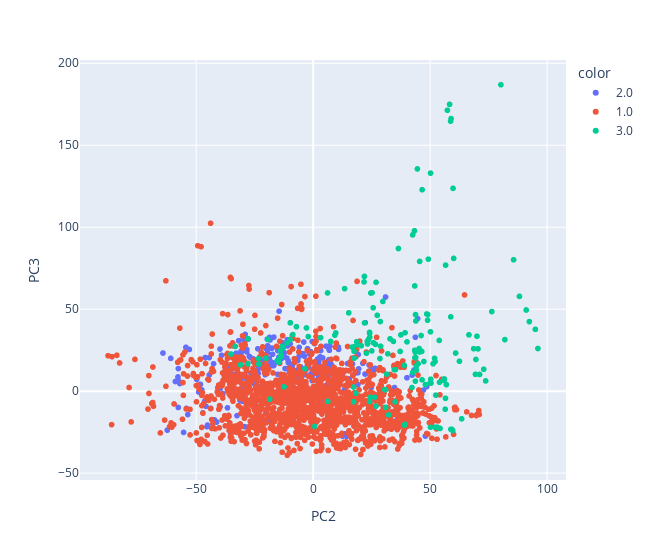

The code cell stored with this chart in its notebook:
### Code cell
fig = px.scatter(x=pcs.T[1], y=pcs.T[2], color=data['fetal_health'], 
                 labels={'x': 'PC2', 'y': 'PC3'}, width=650)
fig.show()

### Figure 1 — Plotly figure (JSON) as saved in the notebook; plotly's stock layout.template omitted (floating-point values rounded to 4 significant figures; data arrays with more than 128 entries replaced by an {"elided": "..."} marker saying what was removed)
{"data": [{"hovertemplate": "color=2.0<br>PC2=%{x}<br>PC3=%{y}<extra></extra>", "legendgroup": "2.0", "marker": {"color": "#636efa", "symbol": "circle"}, "mode": "markers", "name": "2.0", "showlegend": true, "type": "scattergl", "x": {"elided": "295 float values"}, "xaxis": "x", "y": {"elided": "295 float values"}, "yaxis": "y"}, {"hovertemplate": "color=1.0<br>PC2=%{x}<br>PC3=%{y}<extra></extra>", "legendgroup": "1.0", "marker": {"color": "#EF553B", "symbol": "circle"}, "mode": "markers", "name": "1.0", "showlegend": true, "type": "scattergl", "x": {"elided": "1655 float values"}, "xaxis": "x", "y": {"elided": "1655 float values"}, "yaxis": "y"}, {"hovertemplate": "color=3.0<br>PC2=%{x}<br>PC3=%{y}<extra></extra>", "legendgroup": "3.0", "marker": {"color": "#00cc96", "symbol": "circle"}, "mode": "markers", "name": "3.0", "showlegend": true, "type": "scattergl", "x": {"elided": "176 float values"}, "xaxis": "x", "y": {"elided": "176 float values"}, "yaxis": "y"}], "layout": {"legend": {"title": {"text": "color"}, "tracegroupgap": 0}, "margin": {"t": 60}, "width": 650, "xaxis": {"anchor": "y", "domain": [0, 1], "title": {"text": "PC2"}}, "yaxis": {"anchor": "x", "domain": [0, 1], "title": {"text": "PC3"}}}}
